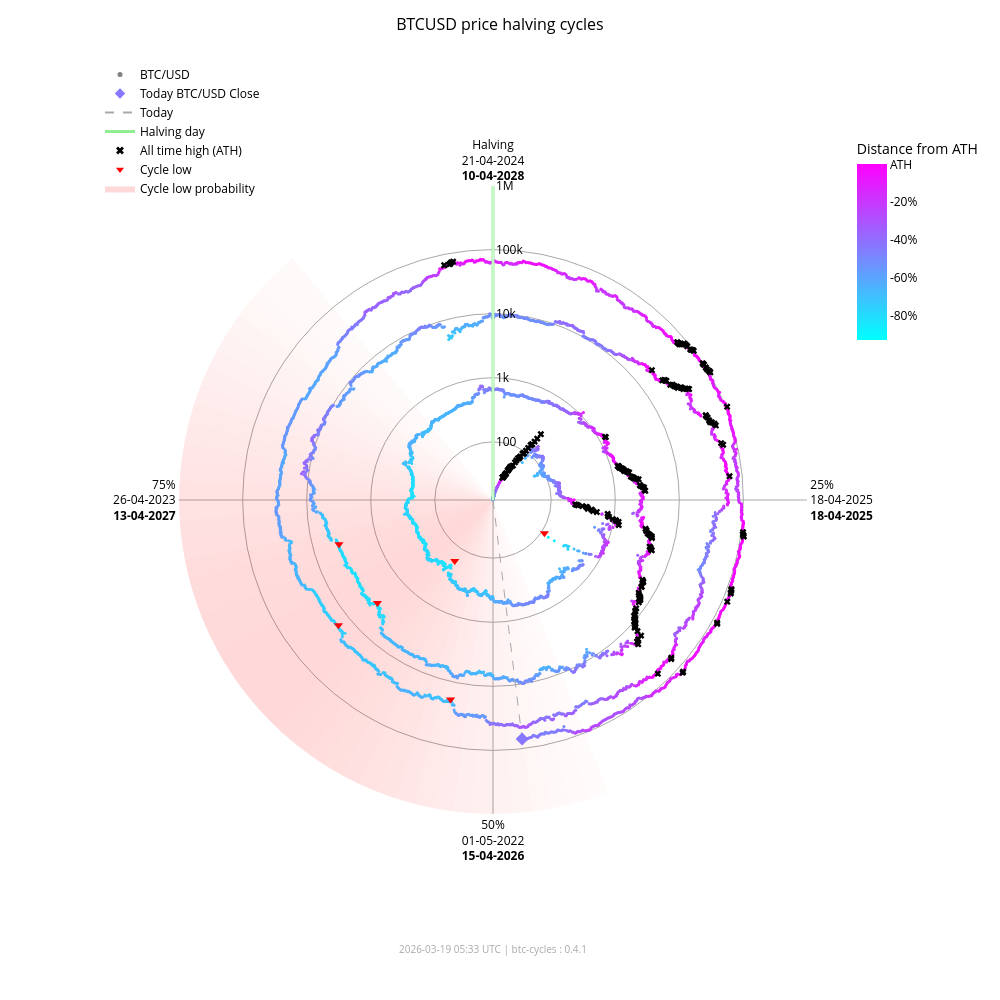

The notebook cell this image was saved under:
### Markdown cell above
### Interactive chart (plotly)

### Code cell
fig_interactive = btc.plot(
    kind="interactive",
    from_date="2012-11-28",
)
# plotly config for interactivity
config = {"scrollZoom": True, "displayModeBar": True}
# display in notebook
fig_interactive.show(config=config)

### Figure 1 — Plotly figure (JSON) as saved in the notebook; plotly's stock layout.template omitted (floating-point values rounded to 4 significant figures; data arrays with more than 128 entries replaced by an {"elided": "..."} marker saying what was removed)
{"data": [{"fill": "toself", "fillcolor": "rgba(255,0,0,0.017168280509461755)", "hoverinfo": "skip", "line": {"width": 0}, "mode": "lines", "r": [12.35, 1000000, 1000000, 12.35, 12.35], "showlegend": false, "theta": [158.4, 158.4, 162.0, 162.0, 158.4], "type": "scatterpolar"}, {"fill": "toself", "fillcolor": "rgba(255,0,0,0.022114794501891175)", "hoverinfo": "skip", "line": {"width": 0}, "mode": "lines", "r": [12.35, 1000000, 1000000, 12.35, 12.35], "showlegend": false, "theta": [162.0, 162.0, 165.6, 165.6, 162.0], "type": "scatterpolar"}, {"fill": "toself", "fillcolor": "rgba(255,0,0,0.02790404259511669)", "hoverinfo": "skip", "line": {"width": 0}, "mode": "lines", "r": [12.35, 1000000, 1000000, 12.35, 12.35], "showlegend": false, "theta": [165.6, 165.6, 169.2, 169.2, 165.6], "type": "scatterpolar"}, {"fill": "toself", "fillcolor": "rgba(255,0,0,0.034518294852420334)", "hoverinfo": "skip", "line": {"width": 0}, "mode": "lines", "r": [12.35, 1000000, 1000000, 12.35, 12.35], "showlegend": false, "theta": [169.2, 169.2, 172.8, 172.8, 169.2], "type": "scatterpolar"}, {"fill": "toself", "fillcolor": "rgba(255,0,0,0.041901979682821514)", "hoverinfo": "skip", "line": {"width": 0}, "mode": "lines", "r": [12.35, 1000000, 1000000, 12.35, 12.35], "showlegend": false, "theta": [172.8, 172.8, 176.4, 176.4, 172.8], "type": "scatterpolar"}, {"fill": "toself", "fillcolor": "rgba(255,0,0,0.04996405861294358)", "hoverinfo": "skip", "line": {"width": 0}, "mode": "lines", "r": [12.35, 1000000, 1000000, 12.35, 12.35], "showlegend": false, "theta": [176.4, 176.4, 180.0, 180.0, 176.4], "type": "scatterpolar"}, {"fill": "toself", "fillcolor": "rgba(255,0,0,0.05858349692240514)", "hoverinfo": "skip", "line": {"width": 0}, "mode": "lines", "r": [12.35, 1000000, 1000000, 12.35, 12.35], "showlegend": false, "theta": [180.0, 180.0, 183.6, 183.6, 180.0], "type": "scatterpolar"}, {"fill": "toself", "fillcolor": "rgba(255,0,0,0.06761662035375064)", "hoverinfo": "skip", "line": {"width": 0}, "mode": "lines", "r": [12.35, 1000000, 1000000, 12.35, 12.35], "showlegend": false, "theta": [183.6, 183.6, 187.2, 187.2, 183.6], "type": "scatterpolar"}, {"fill": "toself", "fillcolor": "rgba(255,0,0,0.07690481219944661)", "hoverinfo": "skip", "line": {"width": 0}, "mode": "lines", "r": [12.35, 1000000, 1000000, 12.35, 12.35], "showlegend": false, "theta": [187.2, 187.2, 190.8, 190.8, 187.2], "type": "scatterpolar"}, {"fill": "toself", "fillcolor": "rgba(255,0,0,0.08628112000611096)", "hoverinfo": "skip", "line": {"width": 0}, "mode": "lines", "r": [12.35, 1000000, 1000000, 12.35, 12.35], "showlegend": false, "theta": [190.8, 190.8, 194.4, 194.4, 190.8], "type": "scatterpolar"}, {"fill": "toself", "fillcolor": "rgba(255,0,0,0.09557490841018089)", "hoverinfo": "skip", "line": {"width": 0}, "mode": "lines", "r": [12.35, 1000000, 1000000, 12.35, 12.35], "showlegend": false, "theta": [194.4, 194.4, 198.0, 198.0, 194.4], "type": "scatterpolar"}, {"fill": "toself", "fillcolor": "rgba(255,0,0,0.10461455782963762)", "hoverinfo": "skip", "line": {"width": 0}, "mode": "lines", "r": [12.35, 1000000, 1000000, 12.35, 12.35], "showlegend": false, "theta": [198.0, 198.0, 201.6, 201.6, 198.0], "type": "scatterpolar"}, {"fill": "toself", "fillcolor": "rgba(255,0,0,0.11322908719652829)", "hoverinfo": "skip", "line": {"width": 0}, "mode": "lines", "r": [12.35, 1000000, 1000000, 12.35, 12.35], "showlegend": false, "theta": [201.6, 201.6, 205.2, 205.2, 201.6], "type": "scatterpolar"}, {"fill": "toself", "fillcolor": "rgba(255,0,0,0.12125015337052986)", "hoverinfo": "skip", "line": {"width": 0}, "mode": "lines", "r": [12.35, 1000000, 1000000, 12.35, 12.35], "showlegend": false, "theta": [205.2, 205.2, 208.8, 208.8, 205.2], "type": "scatterpolar"}, {"fill": "toself", "fillcolor": "rgba(255,0,0,0.12851590515331976)", "hoverinfo": "skip", "line": {"width": 0}, "mode": "lines", "r": [12.35, 1000000, 1000000, 12.35, 12.35], "showlegend": false, "theta": [208.8, 208.8, 212.4, 212.4, 208.8], "type": "scatterpolar"}, {"fill": "toself", "fillcolor": "rgba(255,0,0,0.13487757461161184)", "hoverinfo": "skip", "line": {"width": 0}, "mode": "lines", "r": [12.35, 1000000, 1000000, 12.35, 12.35], "showlegend": false, "theta": [212.4, 212.4, 216.0, 216.0, 212.4], "type": "scatterpolar"}, {"fill": "toself", "fillcolor": "rgba(255,0,0,0.14020862181849592)", "hoverinfo": "skip", "line": {"width": 0}, "mode": "lines", "r": [12.35, 1000000, 1000000, 12.35, 12.35], "showlegend": false, "theta": [216.0, 216.0, 219.6, 219.6, 216.0], "type": "scatterpolar"}, {"fill": "toself", "fillcolor": "rgba(255,0,0,0.14441504950654527)", "hoverinfo": "skip", "line": {"width": 0}, "mode": "lines", "r": [12.35, 1000000, 1000000, 12.35, 12.35], "showlegend": false, "theta": [219.6, 219.6, 223.2, 223.2, 219.6], "type": "scatterpolar"}, {"fill": "toself", "fillcolor": "rgba(255,0,0,0.14744459351271713)", "hoverinfo": "skip", "line": {"width": 0}, "mode": "lines", "r": [12.35, 1000000, 1000000, 12.35, 12.35], "showlegend": false, "theta": [223.2, 223.2, 226.8, 226.8, 223.2], "type": "scatterpolar"}, {"fill": "toself", "fillcolor": "rgba(255,0,0,0.14929223192296423)", "hoverinfo": "skip", "line": {"width": 0}, "mode": "lines", "r": [12.35, 1000000, 1000000, 12.35, 12.35], "showlegend": false, "theta": [226.8, 226.8, 230.4, 230.4, 226.8], "type": "scatterpolar"}, {"fill": "toself", "fillcolor": "rgba(255,0,0,0.15)", "hoverinfo": "skip", "line": {"width": 0}, "mode": "lines", "r": [12.35, 1000000, 1000000, 12.35, 12.35], "showlegend": false, "theta": [230.4, 230.4, 234.0, 234.0, 230.4], "type": "scatterpolar"}, {"fill": "toself", "fillcolor": "rgba(255,0,0,0.14965033825231114)", "hoverinfo": "skip", "line": {"width": 0}, "mode": "lines", "r": [12.35, 1000000, 1000000, 12.35, 12.35], "showlegend": false, "theta": [234.0, 234.0, 237.6, 237.6, 234.0], "type": "scatterpolar"}, {"fill": "toself", "fillcolor": "rgba(255,0,0,0.14835378057909807)", "hoverinfo": "skip", "line": {"width": 0}, "mode": "lines", "r": [12.35, 1000000, 1000000, 12.35, 12.35], "showlegend": false, "theta": [237.6, 237.6, 241.2, 241.2, 237.6], "type": "scatterpolar"}, {"fill": "toself", "fillcolor": "rgba(255,0,0,0.14623322283554635)", "hoverinfo": "skip", "line": {"width": 0}, "mode": "lines", "r": [12.35, 1000000, 1000000, 12.35, 12.35], "showlegend": false, "theta": [241.2, 241.2, 244.8, 244.8, 241.2], "type": "scatterpolar"}, {"fill": "toself", "fillcolor": "rgba(255,0,0,0.1434078538226231)", "hoverinfo": "skip", "line": {"width": 0}, "mode": "lines", "r": [12.35, 1000000, 1000000, 12.35, 12.35], "showlegend": false, "theta": [244.8, 244.8, 248.4, 248.4, 244.8], "type": "scatterpolar"}, {"fill": "toself", "fillcolor": "rgba(255,0,0,0.13997983179373427)", "hoverinfo": "skip", "line": {"width": 0}, "mode": "lines", "r": [12.35, 1000000, 1000000, 12.35, 12.35], "showlegend": false, "theta": [248.4, 248.4, 252.0, 252.0, 248.4], "type": "scatterpolar"}, {"fill": "toself", "fillcolor": "rgba(255,0,0,0.13602598258454268)", "hoverinfo": "skip", "line": {"width": 0}, "mode": "lines", "r": [12.35, 1000000, 1000000, 12.35, 12.35], "showlegend": false, "theta": [252.0, 252.0, 255.6, 255.6, 252.0], "type": "scatterpolar"}, {"fill": "toself", "fillcolor": "rgba(255,0,0,0.13159547355344953)", "hoverinfo": "skip", "line": {"width": 0}, "mode": "lines", "r": [12.35, 1000000, 1000000, 12.35, 12.35], "showlegend": false, "theta": [255.6, 255.6, 259.2, 259.2, 255.6], "type": "scatterpolar"}, {"fill": "toself", "fillcolor": "rgba(255,0,0,0.12671301775492697)", "hoverinfo": "skip", "line": {"width": 0}, "mode": "lines", "r": [12.35, 1000000, 1000000, 12.35, 12.35], "showlegend": false, "theta": [259.2, 259.2, 262.8, 262.8, 259.2], "type": "scatterpolar"}, {"fill": "toself", "fillcolor": "rgba(255,0,0,0.12138610149219965)", "hoverinfo": "skip", "line": {"width": 0}, "mode": "lines", "r": [12.35, 1000000, 1000000, 12.35, 12.35], "showlegend": false, "theta": [262.8, 262.8, 266.4, 266.4, 262.8], "type": "scatterpolar"}, {"fill": "toself", "fillcolor": "rgba(255,0,0,0.1156142551644921)", "hoverinfo": "skip", "line": {"width": 0}, "mode": "lines", "r": [12.35, 1000000, 1000000, 12.35, 12.35], "showlegend": false, "theta": [266.4, 266.4, 270.0, 270.0, 266.4], "type": "scatterpolar"}, {"fill": "toself", "fillcolor": "rgba(255,0,0,0.10939851441251548)", "hoverinfo": "skip", "line": {"width": 0}, "mode": "lines", "r": [12.35, 1000000, 1000000, 12.35, 12.35], "showlegend": false, "theta": [270.0, 270.0, 273.6, 273.6, 270.0], "type": "scatterpolar"}, {"fill": "toself", "fillcolor": "rgba(255,0,0,0.10274974912946185)", "hoverinfo": "skip", "line": {"width": 0}, "mode": "lines", "r": [12.35, 1000000, 1000000, 12.35, 12.35], "showlegend": false, "theta": [273.6, 273.6, 277.2, 277.2, 273.6], "type": "scatterpolar"}, {"fill": "toself", "fillcolor": "rgba(255,0,0,0.09569517349791425)", "hoverinfo": "skip", "line": {"width": 0}, "mode": "lines", "r": [12.35, 1000000, 1000000, 12.35, 12.35], "showlegend": false, "theta": [277.2, 277.2, 280.8, 280.8, 277.2], "type": "scatterpolar"}, {"fill": "toself", "fillcolor": "rgba(255,0,0,0.08828282625646727)", "hoverinfo": "skip", "line": {"width": 0}, "mode": "lines", "r": [12.35, 1000000, 1000000, 12.35, 12.35], "showlegend": false, "theta": [280.8, 280.8, 284.4, 284.4, 280.8], "type": "scatterpolar"}, {"fill": "toself", "fillcolor": "rgba(255,0,0,0.08058400018765345)", "hoverinfo": "skip", "line": {"width": 0}, "mode": "lines", "r": [12.35, 1000000, 1000000, 12.35, 12.35], "showlegend": false, "theta": [284.4, 284.4, 288.0, 288.0, 284.4], "type": "scatterpolar"}, {"fill": "toself", "fillcolor": "rgba(255,0,0,0.07269354608292704)", "hoverinfo": "skip", "line": {"width": 0}, "mode": "lines", "r": [12.35, 1000000, 1000000, 12.35, 12.35], "showlegend": false, "theta": [288.0, 288.0, 291.6, 291.6, 288.0], "type": "scatterpolar"}, {"fill": "toself", "fillcolor": "rgba(255,0,0,0.06472784449068783)", "hoverinfo": "skip", "line": {"width": 0}, "mode": "lines", "r": [12.35, 1000000, 1000000, 12.35, 12.35], "showlegend": false, "theta": [291.6, 291.6, 295.2, 295.2, 291.6], "type": "scatterpolar"}, {"fill": "toself", "fillcolor": "rgba(255,0,0,0.05682021976743955)", "hoverinfo": "skip", "line": {"width": 0}, "mode": "lines", "r": [12.35, 1000000, 1000000, 12.35, 12.35], "showlegend": false, "theta": [295.2, 295.2, 298.8, 298.8, 295.2], "type": "scatterpolar"}, {"fill": "toself", "fillcolor": "rgba(255,0,0,0.04911378436707333)", "hoverinfo": "skip", "line": {"width": 0}, "mode": "lines", "r": [12.35, 1000000, 1000000, 12.35, 12.35], "showlegend": false, "theta": [298.8, 298.8, 302.4, 302.4, 298.8], "type": "scatterpolar"}, {"fill": "toself", "fillcolor": "rgba(255,0,0,0.04175213714896469)", "hoverinfo": "skip", "line": {"width": 0}, "mode": "lines", "r": [12.35, 1000000, 1000000, 12.35, 12.35], "showlegend": false, "theta": [302.4, 302.4, 306.0, 306.0, 302.4], "type": "scatterpolar"}, {"fill": "toself", "fillcolor": "rgba(255,0,0,0.034868865657538876)", "hoverinfo": "skip", "line": {"width": 0}, "mode": "lines", "r": [12.35, 1000000, 1000000, 12.35, 12.35], "showlegend": false, "theta": [306.0, 306.0, 309.6, 309.6, 306.0], "type": "scatterpolar"}, {"fill": "toself", "fillcolor": "rgba(255,0,0,0.02857722515334582)", "hoverinfo": "skip", "line": {"width": 0}, "mode": "lines", "r": [12.35, 1000000, 1000000, 12.35, 12.35], "showlegend": false, "theta": [309.6, 309.6, 313.2, 313.2, 309.6], "type": "scatterpolar"}, {"fill": "toself", "fillcolor": "rgba(255,0,0,0.022961515313555197)", "hoverinfo": "skip", "line": {"width": 0}, "mode": "lines", "r": [12.35, 1000000, 1000000, 12.35, 12.35], "showlegend": false, "theta": [313.2, 313.2, 316.8, 316.8, 313.2], "type": "scatterpolar"}, {"fill": "toself", "fillcolor": "rgba(255,0,0,0.01807146942917362)", "hoverinfo": "skip", "line": {"width": 0}, "mode": "lines", "r": [12.35, 1000000, 1000000, 12.35, 12.35], "showlegend": false, "theta": [316.8, 316.8, 320.4, 320.4, 316.8], "type": "scatterpolar"}, {"hoverinfo": "text", "marker": {"color": {"elided": "4860 str values"}, "size": 3}, "mode": "markers", "r": {"elided": "4860 float values"}, "showlegend": false, "text": {"elided": "4860 str values"}, "theta": {"elided": "4860 float values"}, "type": "scatterpolar"}, {"hoverinfo": "skip", "line": {"color": "lightgreen", "width": 3}, "mode": "lines", "r": [12.35, 1000000], "showlegend": false, "theta": [0, 0], "type": "scatterpolar"}, {"hoverinfo": "skip", "line": {"color": "darkgrey", "dash": "dash", "width": 1}, "mode": "lines", "r": [12.35, 70720.0], "showlegend": false, "theta": [173.0, 173.0], "type": "scatterpolar"}, {"hoverinfo": "text", "marker": {"color": "#8877ff", "size": 10, "symbol": "diamond"}, "mode": "markers", "r": [70720.0], "showlegend": false, "text": ["Today<br>Date: 2026-03-19<br>Price: $70,716.07"], "theta": [173.0], "type": "scatterpolar"}, {"hoverinfo": "text", "marker": {"color": "black", "size": 6, "symbol": "x"}, "mode": "markers", "r": {"elided": "195 float values"}, "showlegend": false, "text": {"elided": "195 str values"}, "theta": {"elided": "195 float values"}, "type": "scatterpolar"}, {"hoverinfo": "text", "marker": {"color": "red", "size": 8, "symbol": "triangle-down"}, "mode": "markers", "r": [111.6, 164.9, 3233.0, 3925.0, 18950.0, 15760.0], "showlegend": false, "text": ["Cycle Low<br>Date: 2014-02-21<br>Price: $111.56<br>ATH distance: -91.0%", "Cycle Low<br>Date: 2015-01-14<br>Price: $164.92<br>ATH distance: -86.7%", "Cycle Low<br>Date: 2018-12-15<br>Price: $3,232.51<br>ATH distance: -83.3%", "Cycle Low<br>Date: 2019-03-25<br>Price: $3,924.55<br>ATH distance: -79.7%", "Cycle Low<br>Date: 2022-06-18<br>Price: $18,954.25<br>ATH distance: -71.9%", "Cycle Low<br>Date: 2022-11-21<br>Price: $15,760.19<br>ATH distance: -76.7%"], "theta": [122.8, 212.1, 228.3, 254.0, 192.0, 231.0], "type": "scatterpolar"}, {"marker": {"color": "grey", "size": 5}, "mode": "markers", "name": "BTC/USD", "r": [null], "theta": [null], "type": "scatterpolar"}, {"marker": {"color": "#8877ff", "size": 8, "symbol": "diamond"}, "mode": "markers", "name": "Today BTC/USD Close", "r": [null], "theta": [null], "type": "scatterpolar"}, {"line": {"color": "darkgrey", "dash": "dash"}, "mode": "lines", "name": "Today", "r": [null], "theta": [null], "type": "scatterpolar"}, {"line": {"color": "lightgreen", "width": 3}, "mode": "lines", "name": "Halving day", "r": [null], "theta": [null], "type": "scatterpolar"}, {"marker": {"color": "black", "size": 7, "symbol": "x"}, "mode": "markers", "name": "All time high (ATH)", "r": [null], "theta": [null], "type": "scatterpolar"}, {"marker": {"color": "red", "size": 7, "symbol": "triangle-down"}, "mode": "markers", "name": "Cycle low", "r": [null], "theta": [null], "type": "scatterpolar"}, {"fill": "toself", "fillcolor": "rgba(255,0,0,0.15)", "line": {"width": 0}, "mode": "lines", "name": "Cycle low probability", "r": [null], "theta": [null], "type": "scatterpolar"}, {"hoverinfo": "skip", "marker": {"cmax": 0, "cmin": -0.9307, "color": [0], "colorbar": {"len": 0.25, "ticktext": ["ATH", "-20%", "-40%", "-60%", "-80%", "-100%"], "tickvals": [0, -0.2, -0.4, -0.6, -0.8, -1.0], "title": {"text": "Distance from ATH"}, "x": 0.95, "y": 0.92, "yanchor": "top"}, "colorscale": {"elided": "256x2 mixed values"}, "showscale": true, "size": 0}, "mode": "markers", "r": [null], "showlegend": false, "theta": [null], "type": "scatterpolar"}], "layout": {"annotations": [{"font": {"color": "darkgrey", "size": 10}, "showarrow": false, "text": "2026-03-19 05:33 UTC | btc-cycles : 0.4.1", "x": 0.5, "xref": "paper", "y": -0.02, "yref": "paper"}], "font": {"color": "black"}, "height": 1000, "legend": {"bgcolor": "rgba(0,0,0,0)", "font": {"color": "black"}, "x": 0.0, "y": 1.0}, "margin": {"b": 60, "l": 100, "r": 80, "t": 60}, "paper_bgcolor": "white", "plot_bgcolor": "white", "polar": {"angularaxis": {"color": "black", "direction": "clockwise", "gridcolor": "darkgrey", "rotation": 90, "ticktext": ["Halving<br>21-04-2024<br><b>10-04-2028</b>", "25%<br>18-04-2025<br><b>18-04-2025</b>", "50%<br>01-05-2022<br><b>15-04-2026</b>", "75%<br>26-04-2023<br><b>13-04-2027</b>"], "tickvals": [0, 90, 180, 270]}, "bgcolor": "white", "domain": {"x": [0.1, 0.9], "y": [0.05, 0.95]}, "radialaxis": {"angle": 90, "color": "black", "gridcolor": "darkgrey", "range": [1.092, 6.0], "tickangle": 90, "ticktext": ["100", "1k", "10k", "100k", "1M"], "tickvals": [100, 1000, 10000, 100000, 1000000], "type": "log"}}, "title": {"font": {"color": "black", "size": 16}, "text": "BTCUSD price halving cycles", "x": 0.5}, "width": 1000}}
